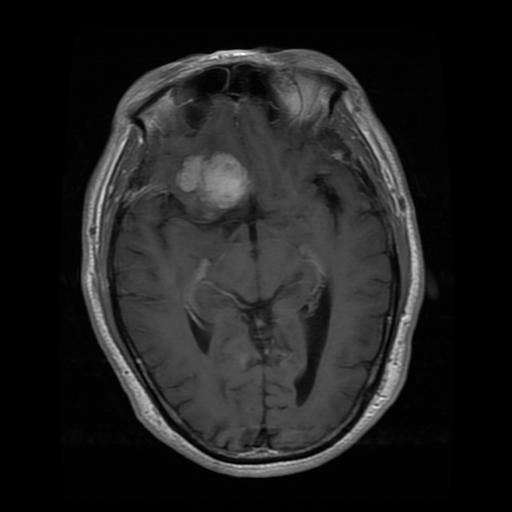
#> input picture brain_tumor_dataset(Large)/yes/image(100).jpg, 512 x 512 px, found by its file name; its folder holds 4 pictures in this run
$ jupyter execute --allow-errors Small_datasets_BaseModel.ipynb   (shell and % lines are left out)
#> lines starting #> are read from the running program, lines starting #| are printed output that depends on the picture; after the words box and inside, x2 and y2 are one past the last pixel; in counts of white or black regions, pixels touching at a corner belong together
<a href="https://colab.research.google.com/github/Caroline-511/Brain_tumor_detection_using_Machine-learning_and_Image-processing-/blob/main/Small_datasets_BaseModel.ipynb" target="_parent"></a>

[cell 1]
import pandas as pd

[cell 2]
from google.colab import drive

[cell 3]
drive.mount('/content/drive')

[cell 4]
import tensorflow as tf
from tensorflow.keras.layers import Conv2D, Input, ZeroPadding2D, BatchNormalization, Activation, MaxPooling2D, Flatten, Dense
from tensorflow.keras.models import Model, load_model
from tensorflow.keras.callbacks import TensorBoard, ModelCheckpoint
from sklearn.model_selection import train_test_split
from sklearn.metrics import f1_score
from sklearn.utils import shuffle
import cv2
import imutils
import numpy as np
import matplotlib.pyplot as plt
import time
from os import listdir

[cell 5]
image = cv2.imread('/content/drive/MyDrive/brain_tumor_dataset')

[cell 6]
def crop_brain_contour(image, plot=False):

    #import imutils
    #import cv2
    #from matplotlib import pyplot as plt

    # Convert the image to grayscale, and blur it slightly
    gray = cv2.cvtColor(image, cv2.COLOR_BGR2GRAY)
    gray = cv2.GaussianBlur(gray, (5, 5), 0)

    # Threshold the image, then perform a series of erosions +
    # dilations to remove any small regions of noise
    thresh = cv2.threshold(gray, 45, 255, cv2.THRESH_BINARY)[1]
    thresh = cv2.erode(thresh, None, iterations=2)
    thresh = cv2.dilate(thresh, None, iterations=2)

    # Find contours in thresholded image, then grab the largest one
    cnts = cv2.findContours(thresh.copy(), cv2.RETR_EXTERNAL, cv2.CHAIN_APPROX_SIMPLE)
    cnts = imutils.grab_contours(cnts)
    c = max(cnts, key=cv2.contourArea)


    # Find the extreme points
    extLeft = tuple(c[c[:, :, 0].argmin()][0])
    extRight = tuple(c[c[:, :, 0].argmax()][0])
    extTop = tuple(c[c[:, :, 1].argmin()][0])
    extBot = tuple(c[c[:, :, 1].argmax()][0])

    # crop new image out of the original image using the four extreme points (left, right, top, bottom)
    new_image = image[extTop[1]:extBot[1], extLeft[0]:extRight[0]]

    if plot:
        plt.figure()

        plt.subplot(1, 2, 1)
        plt.imshow(image)

        plt.tick_params(axis='both', which='both',
                        top=False, bottom=False, left=False, right=False,
                        labelbottom=False, labeltop=False, labelleft=False, labelright=False)

        plt.title('Original Image')

        plt.subplot(1, 2, 2)
        plt.imshow(new_image)

        plt.tick_params(axis='both', which='both',
                        top=False, bottom=False, left=False, right=False,
                        labelbottom=False, labeltop=False, labelleft=False, labelright=False)

        plt.title('Cropped Image')

        plt.show()

    return new_image

[cell 7]
ex_img=cv2.imread('/content/drive/MyDrive/brain_tumor_dataset/yes/Y1.jpg')
#> (the rest of this cell did not finish here and is left out)

[cell 8]
dlr_list = cv2.imread('/content/drive/MyDrive/brain_tumor_dataset')

def load_data(dir_list, image_size):
    """
    Read images, resize and normalize them.
    Arguments:
        dir_list: list of strings representing file directories.
    Returns:
        X: A numpy array with shape = (#_examples, image_width, image_height, #_channels)
        y: A numpy array with shape = (#_examples, 1)
    """
#> called with image_size = (240, 240)

    # load all images in a directory
    X = []
    y = []
    image_width, image_height = image_size

    for directory in dir_list:
        for filename in listdir(directory):
            # load the image
            image = cv2.imread(directory + '//' + filename)
#> image is the input picture: shape (512, 512, 3); min 0, max 255, mean 31.4
            # crop the brain and ignore the unnecessary rest part of the image
            image = crop_brain_contour(image, plot=False)
#> call 2 of crop_brain_contour, with plot = False
#> in crop_brain_contour (call 2), `thresh = cv2.threshold(gray, 45, 255, cv2.THRESH_BINARY)[1]`:
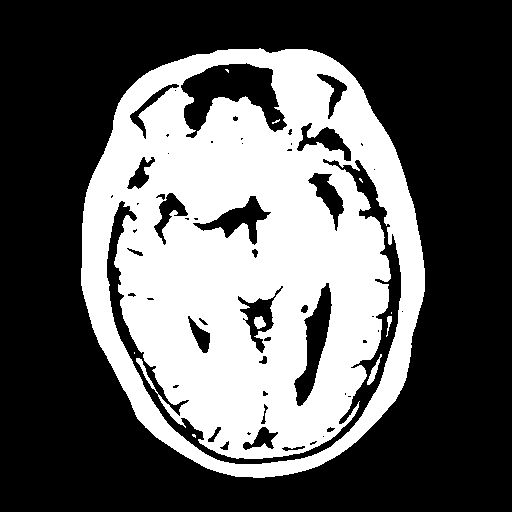
#> thresh: shape (512, 512); 37.3% white; 10 white regions (6 under 20 px), largest, box (x1, y1, x2, y2) and area: (81, 48, 425, 478) 97546, (367, 354, 382, 385) 133, (254, 316, 266, 329) 109, (386, 316, 392, 337) 55
#> in crop_brain_contour (call 2), `thresh = cv2.erode(thresh, None, iterations=2)`:
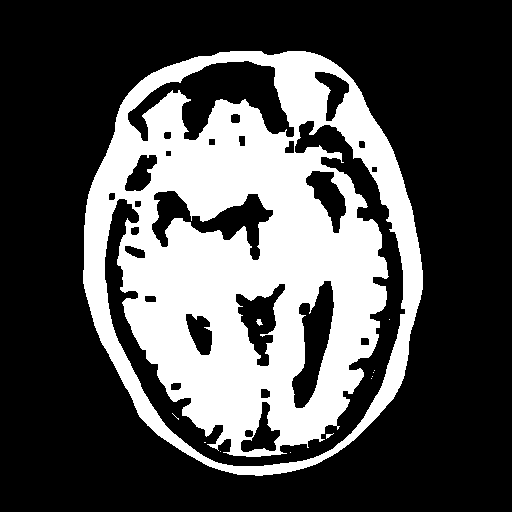
#> thresh: shape (512, 512); 31.2% white; 12 white regions (9 under 20 px), largest, box (x1, y1, x2, y2) and area: (83, 51, 423, 476) 81619, (256, 319, 263, 326) 29, (326, 433, 334, 439) 21
#> in crop_brain_contour (call 2), `thresh = cv2.dilate(thresh, None, iterations=2)`:
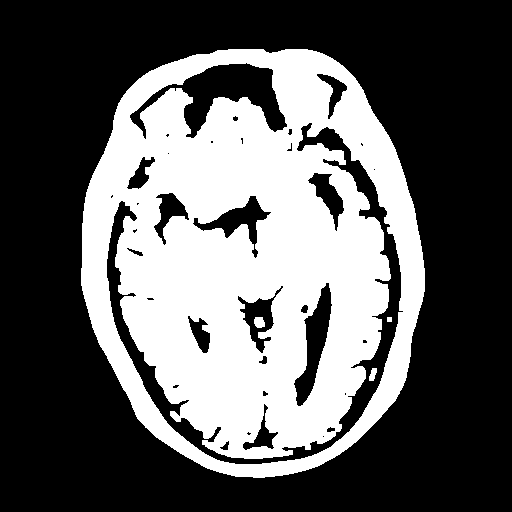
#> thresh: shape (512, 512); 36.9% white; 4 white regions
#> in crop_brain_contour (call 2), `cnts = cv2.findContours(thresh.copy(), cv2.RETR_EXTERNAL, cv2.CHAIN_AP..`: cnts = 1 contour; box (x1, y1, x2, y2) and area: (81, 49, 425, 478) 117338
#> in crop_brain_contour (call 2), `c = max(cnts, key=cv2.contourArea)`: c = contour of 555 points, box (x1, y1, x2, y2) (81, 49, 425, 478), area 117338
#> in crop_brain_contour (call 2), `extLeft = tuple(c[c[:, :, 0].argmin()][0])`: extLeft = (81, 268)
#> in crop_brain_contour (call 2), `extRight = tuple(c[c[:, :, 0].argmax()][0])`: extRight = (424, 291)
#> in crop_brain_contour (call 2), `extTop = tuple(c[c[:, :, 1].argmin()][0])`: extTop = (228, 49)
#> in crop_brain_contour (call 2), `extBot = tuple(c[c[:, :, 1].argmax()][0])`: extBot = (253, 477)
#> in crop_brain_contour (call 2), `new_image = image[extTop[1]:extBot[1], extLeft[0]:extRight[0]]`:
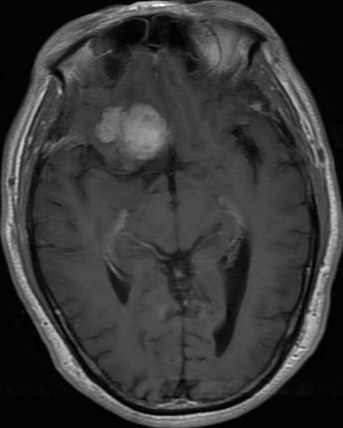
#> new_image: shape (428, 343, 3); min 0, max 255, mean 55.3
            # resize image
            image = cv2.resize(image, dsize=(image_width, image_height), interpolation=cv2.INTER_CUBIC)
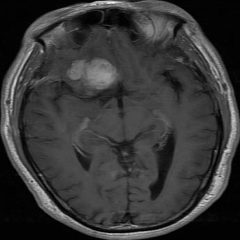
#> image: shape (240, 240, 3); min 0, max 254, mean 55.3
            # normalize values
            image = image / 255.
            # convert image to numpy array and append it to X
            X.append(image)
            # append a value of 1 to the target array if the image
            # is in the folder named 'yes', otherwise append 0.
            if directory[-3:] == 'yes':
                y.append([1])
            else:
                y.append([0])

    X = np.array(X)
    y = np.array(y)

    # Shuffle the data
    X, y = shuffle(X, y)

    print(f'Number of examples is: {len(X)}')
    print(f'X shape is: {X.shape}')
    print(f'y shape is: {y.shape}')

    return X, y

[cell 9]
augmented_path = '/content/drive/MyDrive/aug'

# augmented data (yes and no) contains both the original and the new generated examples
augmented_yes = augmented_path + '/yes'
augmented_no = augmented_path + '/no'

IMG_WIDTH, IMG_HEIGHT = (240, 240)

#> (the rest of this cell did not finish here and is left out)

[cell 10]
# [33 lines left out: function plot_sample_images, not called in this run]

#> (a cell that did not finish here is left out)

[cell 12]
# [18 lines left out: function split_data, not called in this run]

#> (a cell that did not finish here is left out)

#> (a cell that did not finish here is left out)

[cell 15]
# Nicely formatted time string
# [5 lines left out: function hms_string, not called in this run]

[cell 16]
# [7 lines left out: function compute_f1_score, not called in this run]

[cell 17]
def build_model(input_shape):
    """
    Arugments:
        input_shape: A tuple representing the shape of the input of the model. shape=(image_width, image_height, #_channels)
    Returns:
        model: A Model object.
    """
    # Define the input placeholder as a tensor with shape input_shape.
    X_input = Input(input_shape) # shape=(?, 240, 240, 3)

    # Zero-Padding: pads the border of X_input with zeroes
    X = ZeroPadding2D((2, 2))(X_input) # shape=(?, 244, 244, 3)

    # CONV -> BN -> RELU Block applied to X
    X = Conv2D(32, (7, 7), strides = (1, 1), name = 'conv0')(X)
    X = BatchNormalization(axis = 3, name = 'bn0')(X)
    X = Activation('relu')(X) # shape=(?, 238, 238, 32)

    # MAXPOOL
    X = MaxPooling2D((4, 4), name='max_pool0')(X) # shape=(?, 59, 59, 32)

    # MAXPOOL
    X = MaxPooling2D((4, 4), name='max_pool1')(X) # shape=(?, 14, 14, 32)

    # FLATTEN X
    X = Flatten()(X) # shape=(?, 6272)
    # FULLYCONNECTED
    X = Dense(1, activation='sigmoid', name='fc')(X) # shape=(?, 1)

    # Create model. This creates your Keras model instance, you'll use this instance to train/test the model.
    model = Model(inputs = X_input, outputs = X, name='BrainDetectionModel')

    return model

[cell 18]
IMG_SHAPE = (IMG_WIDTH, IMG_HEIGHT, 3)
#> IMG_SHAPE = (240, 240, 3)

#> (a cell that did not finish here is left out)
